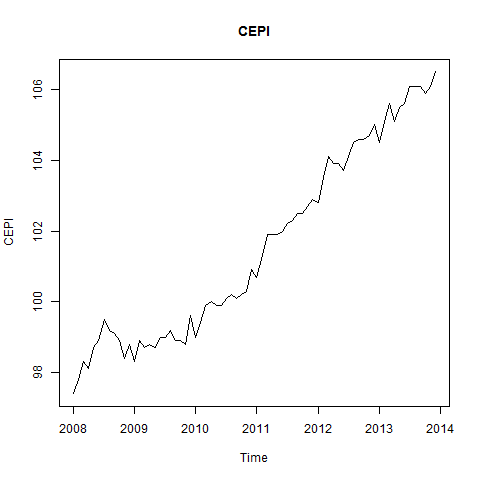

Recreate this plot in R.
#Creates CEPI plot

png("Plots/CEPI_plot.png")
plot(CEPI, main="CEPI")
dev.off()